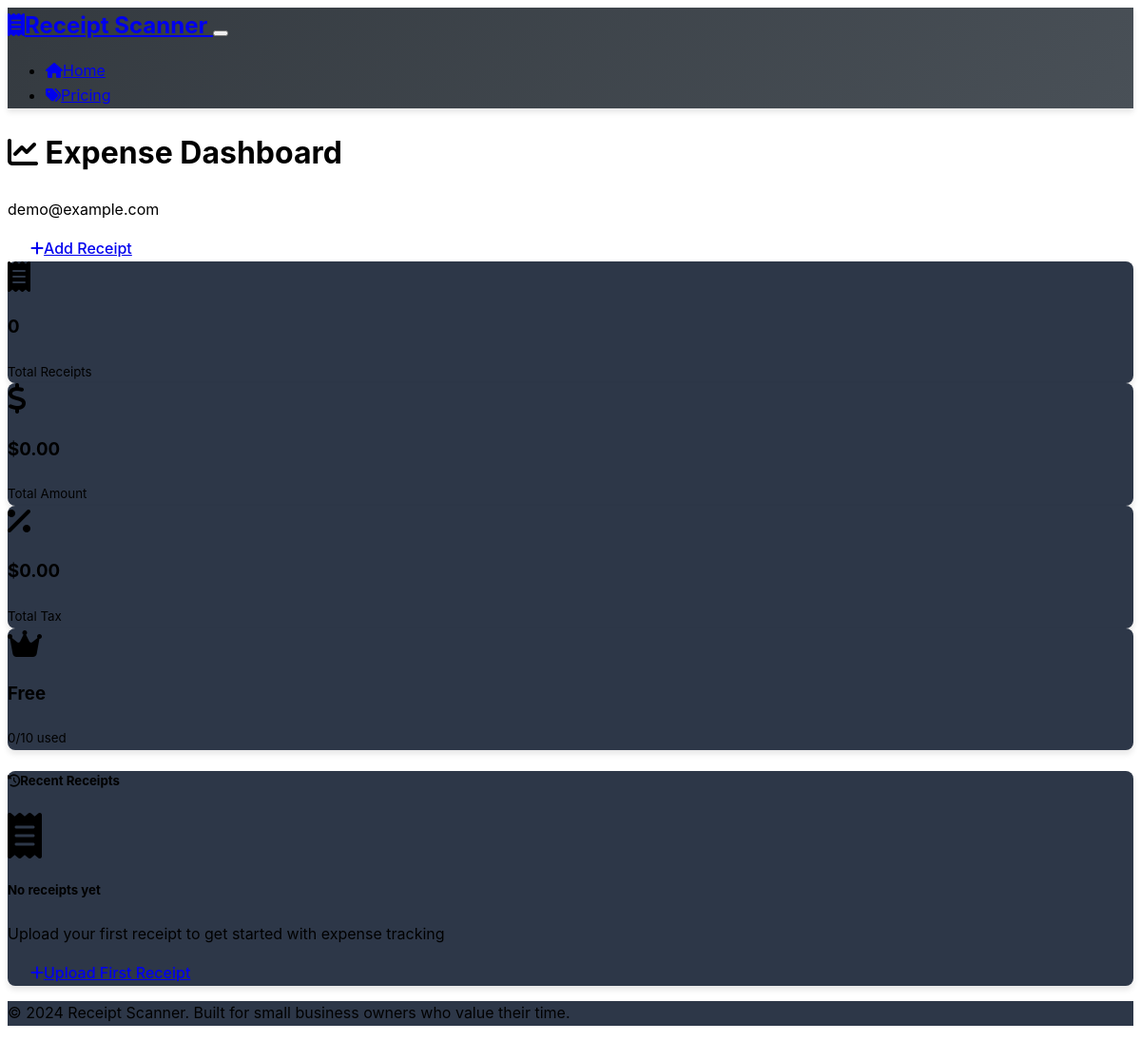
/dashboard/2, run on the app's committed database.
### models.py (models this page shows, shortened)
class User(db.Model):
    id = db.Column(db.Integer, primary_key=True)
    email = db.Column(db.String(120), unique=True, nullable=False)
    plan = db.Column(db.String(20), default='free')
    receipt_count = db.Column(db.Integer, default=0)
    created_at = db.Column(db.DateTime, default=datetime.utcnow)
    receipts = db.relationship('Receipt', backref='user', lazy=True, cascade='all, delete-orphan')

### app.py (the view)
@app.route('/dashboard/<int:user_id>')
def dashboard(user_id):
    user = User.query.get_or_404(user_id)
    receipts = Receipt.query.filter_by(user_id=user_id).order_by(Receipt.created_at.desc()).limit(20).all()
    total_amount = db.session.query(db.func.sum(Receipt.amount)).filter_by(user_id=user_id).scalar() or 0
    total_tax = db.session.query(db.func.sum(Receipt.tax_amount)).filter_by(user_id=user_id).scalar() or 0
    return render_template('dashboard.html',
                         user=user,
                         receipts=receipts,
                         total_amount=total_amount,
                         total_tax=total_tax,
                         user_id=user_id)

### templates/dashboard.html (shortened to what this page needs)
{% extends "base.html" %}
{% block content %}
<div class="container py-5">
    <div class="row mb-4">
        <div class="col-md-8">
            <h1 class="display-5">
                <i class="fas fa-chart-line text-primary me-3"></i>
                Expense Dashboard
            </h1>
            <p class="lead text-muted">{{ user.email }}</p>
        </div>
        <div class="col-md-4 text-md-end">
            <a href="{{ url_for('home') }}" class="btn btn-outline-primary me-2">
                <i class="fas fa-plus me-2"></i>Add Receipt
            </a>
        </div>
    </div>
    <div class="row mb-5">
        <div class="col-md-3 mb-3">
            <div class="card bg-primary bg-opacity-10 border-primary">
                <div class="card-body text-center">
                    <i class="fas fa-receipt fa-2x text-primary mb-2"></i>
                    <h3 class="mb-0">{{ receipts|length }}</h3>
                    <small class="text-muted">Total Receipts</small>
                </div>
            </div>
        </div>
        <div class="col-md-3 mb-3">
            <div class="card bg-success bg-opacity-10 border-success">
                <div class="card-body text-center">
                    <i class="fas fa-dollar-sign fa-2x text-success mb-2"></i>
                    <h3 class="mb-0">${{ "%.2f"|format(total_amount) }}</h3>
                    <small class="text-muted">Total Amount</small>
                </div>
            </div>
        </div>
        <div class="col-md-3 mb-3">
            <div class="card bg-warning bg-opacity-10 border-warning">
                <div class="card-body text-center">
                    <i class="fas fa-percentage fa-2x text-warning mb-2"></i>
                    <h3 class="mb-0">${{ "%.2f"|format(total_tax) }}</h3>
                    <small class="text-muted">Total Tax</small>
                </div>
            </div>
        </div>
        <div class="col-md-3 mb-3">
            <div class="card {% if user.plan == 'free' %}bg-danger bg-opacity-10 border-danger{% else %}bg-info bg-opacity-10 border-info{% endif %}">
                <div class="card-body text-center">
                    <i class="fas fa-crown fa-2x {% if user.plan == 'free' %}text-danger{% else %}text-info{% endif %} mb-2"></i>
                    <h3 class="mb-0">{{ user.plan|title }}</h3>
                    <small class="text-muted">
                        {% if user.plan == 'free' %}
                            {{ user.receipt_count }}/10 used
                        {% else %}
                            Unlimited
                        {% endif %}
                    </small>
                </div>
            </div>
        </div>
    </div>
    <div class="card">
        <div class="card-header">
            <h5 class="mb-0">
                <i class="fas fa-history me-2"></i>Recent Receipts
            </h5>
        </div>
        <div class="card-body">
            {% if receipts %}
            <div class="table-responsive">
                <table class="table table-hover">
                    <thead>
                        <tr>
                            <th><i class="fas fa-store me-1"></i>Vendor</th>
                            <th><i class="fas fa-dollar-sign me-1"></i>Amount</th>
                            <th><i class="fas fa-calendar me-1"></i>Date</th>
                            <th><i class="fas fa-tag me-1"></i>Category</th>
                            <th><i class="fas fa-percentage me-1"></i>Tax</th>
                            <th><i class="fas fa-clock me-1"></i>Uploaded</th>
                        </tr>
                    </thead>
                    <tbody>
                        {% for receipt in receipts %}
                        <tr>
                            <td>
                                <strong>{{ receipt.vendor or 'Unknown' }}</strong>
                            </td>
                            <td>
                                <span class="text-success fw-bold">{{ receipt.currency or 'USD' }} {{ "%.2f"|format(receipt.amount) }}</span>
                            </td>
                            <td>{{ receipt.date or 'N/A' }}</td>
                            <td>
                                <span class="badge
                                    {% if receipt.category == 'Food' %}bg-success
                                    {% elif receipt.category == 'Travel' %}bg-primary
                                    {% elif receipt.category == 'Office' %}bg-info
                                    {% elif receipt.category == 'Entertainment' %}bg-warning
                                    {% else %}bg-secondary
                                    {% endif %}">
                                    {{ receipt.category or 'Other' }}
                                </span>
                            </td>
                            <td>{{ receipt.currency or 'USD' }} {{ "%.2f"|format(receipt.tax_amount) }}</td>
                            <td>
                                <small class="text-muted">{{ receipt.created_at.strftime('%Y-%m-%d %H:%M') }}</small>
                            </td>
                        </tr>
                        {% endfor %}
                    </tbody>
                </table>
            </div>
            {% else %}
            <div class="text-center py-5">
                <i class="fas fa-receipt fa-3x text-muted mb-3"></i>
                <h5>No receipts yet</h5>
                <p class="text-muted mb-4">Upload your first receipt to get started with expense tracking</p>
                <a href="{{ url_for('home') }}" class="btn btn-primary">
                    <i class="fas fa-plus me-2"></i>Upload First Receipt
                </a>
            </div>
            {% endif %}
        </div>
    </div>
</div>
{% endblock %}

### static/style.css (style rules this page uses)
:root { --primary-color: #007bff; --success-color: #28a745; --warning-color: #ffc107; --danger-color: #dc3545; --info-color: #17a2b8; --dark-color: #343a40; --light-color: #f8f9fa; --border-radius: 8px; --box-shadow: 0 4px 6px rgba(0, 0, 0, 0.1); }
body { font-family: -apple-system, BlinkMacSystemFont, 'Segoe UI', Roboto, 'Helvetica Neue', Arial, sans-serif; line-height: 1.6; }
.card { border-radius: var(--border-radius); border: none; box-shadow: var(--box-shadow); transition: transform 0.2s ease-in-out, box-shadow 0.2s ease-in-out; }
.btn { border-radius: var(--border-radius); font-weight: 500; padding: 0.75rem 1.5rem; transition: all 0.2s ease-in-out; }
[data-bs-theme="dark"] .card { background-color: #2d3748; border-color: #4a5568; }

### data on the page
User: email "demo@example.com", plan "Free", receipt_count "0"

### other printed values
{{ receipts|length }} "0"
{{ "%.2f"|format(total_amount) }} "0.00"
{{ "%.2f"|format(total_tax) }} "0.00"
